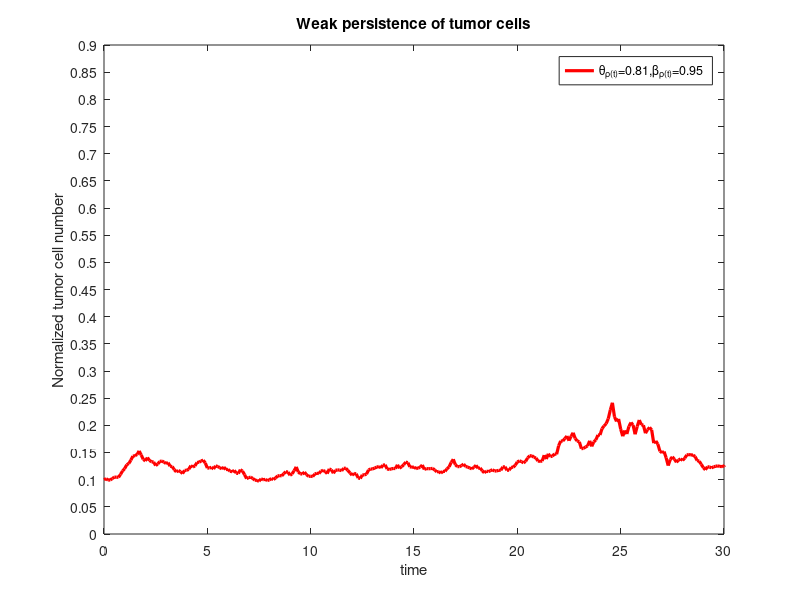

The MATLAB source for this figure:
randn('state',64) 
T=3000;
dt=0.1;
N=T/dt;
gw=randn(N,1);
x=zeros(N,1);
t=0:dt:(T-dt);
a=1;b=2;
miua=0.9;
miub=0.6;
r=zeros(1,N);
rzero=a;
p1=miub/(miua+miub)+(miua/(miua+miub))*exp(-(miua+miub)*dt);
p2=miub/(miua+miub)-(miub/(miua+miub))*exp(-(miua+miub)*dt);
R=unifrnd(0,1,1,N);
if p1>R(1)
   r(1)=a;
else r(1)=b;
end
for i =2:N
    if r(i-1)==a
       if p1>R(i)
          r(i)=a;
       else r(i)=b;
       end
    else  r(i-1)=b;
          if p2>R(i)
             r(i)=a;
          else r(i)=b;
          end
    end
end
x(1)=0.1;
theta(1)=0.81;theta(2)=0.81;
beta(1)=0.95;beta(2)=0.95;
for j=2:N
    sigma=0.9;
     x(j)=x(j-1)+dt*(x(j-1)*(1-x(j-1)*theta(r(j)))-(beta(r(j))*x(j-1))/(1+x(j-1)))...
        +sqrt(dt)*sigma*x(j-1)^2*gw(j-1)+0.5*sigma*x(j-1)^4*sqrt(dt)*(gw(j-1)^2-1);
end
hold on
plot(t,x,'r-','linewidth',2.3)
box on;
set(gca,'YTick',0:0.05:0.9)
axis([0 30 0 0.9])
legend('\theta_{\rho(t)}=0.81,\beta_{\rho(t)}=0.95')
xlabel('time')
title('Weak persistence of tumor cells')
ylabel('Normalized tumor cell number')

